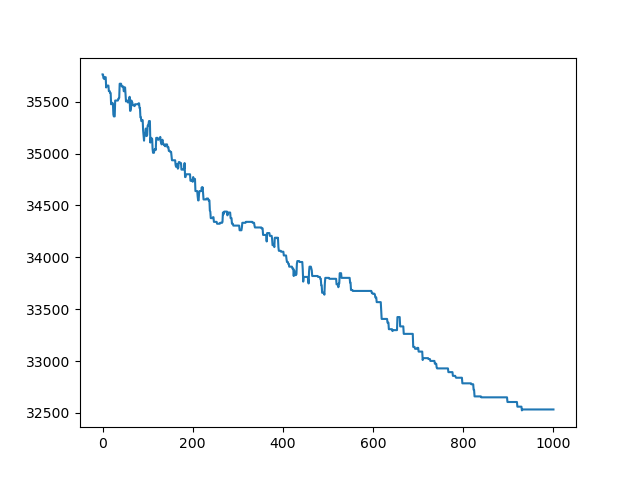

The script that saved this image:
from main import Smartgrid
from random_state_generator import random_state_generator
from random_solution import make_solution
from cable_connection_algorithm import cable_connection_algorithm
from hillclimber import random_switch

import matplotlib.pyplot as plt
from numpy import random
import math

def prob(old, new, temp):
    exponent = (old - new) / temp
    if exponent > 700: 
        return 0
    else:
        return math.pow(2, exponent)


def simulated_annealing(N, state, b, T, slope):
    # make lists for to store data
    climb = []
    iteration = []
    iteration_prob = []
    probs = []
 
    # Set start point of the climb
    cable_connection_algorithm(state, s.cables)
    cost = s.cost_shared(state)
    climb.append(cost)
    iteration.append(0)

    ts = []
    ts.append(T)
    temp = T

    # Make small changes
    for i in range(N):
        print(i)
        climb.append(cost)
        iteration.append(i + 1)

        # clear cables
        for key, cable in s.cables.items():
            cable.clear_cable()

        # calculate the cost of the new state
        new_state = random_switch(b, state)
        cable_connection_algorithm(new_state, s.cables)
        new_cost = s.cost_shared(new_state)

        if prob(cost, new_cost, temp) < 1:
            probs.append(prob(cost, new_cost, temp))
            iteration_prob.append(i)

        # accept new state based on prob()
        if random.random() < prob(cost, new_cost, temp):
            state = new_state
            cost = new_cost
            
            new_batteries = []
            for key in state:
                new_batteries.append(key)

            for i in range(5):
                b[i] = new_batteries[i]

        # temp = T - (T / N) * i
        temp = T * slope**i
        ts.append(temp)

    # cable_connection_algorithm(state, s.cables)
    # s.visualisation(b, h)

    plt.plot(iteration, ts)
    plt.show()

    plt.plot(iteration_prob, probs)
    print(len(ts))
    plt.show()


    return state, climb, iteration

if __name__ == '__main__':
    # make state
    state = 1
    while state == 1:
        s = Smartgrid("1")
        b, h = s.get_data()
        random_state = random_state_generator(b, h)
        state = make_solution(b, random_state)
    
    # simulated anneal
    N = 1000
    T = 40
    slope = 0.994
    peak_state, cost_climb, iteration = simulated_annealing(N, state, b, T, slope)

    # print(iteration)
    print(min(cost_climb))
    plt.plot(iteration, cost_climb)
    plt.savefig("simulated_annealing.png")
    plt.show()